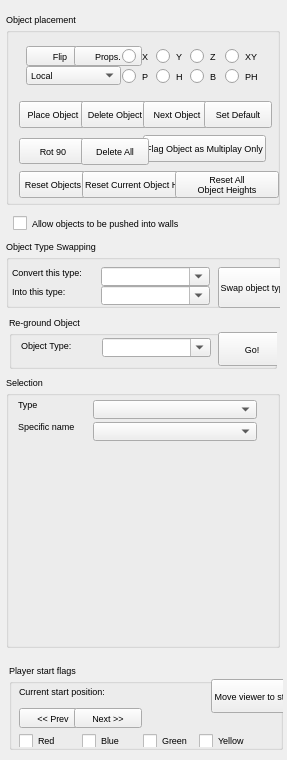
<?xml version="1.0"?>
<ui version="4.0">
  <class>ObjectKeypad</class>
  <widget class="QDialog" name="IDD_OBJECTKEYPAD">
    <property name="geometry">
      <rect>
        <x>0</x>
        <y>0</y>
        <width>287</width>
        <height>760</height>
      </rect>
    </property>
    <property name="font">
      <font>
        <family>Liberation Sans</family>
        <pointsize>7</pointsize>
        <bold>false</bold>
        <italic>false</italic>
      </font>
    </property>
    <property name="enabled">
      <bool>true</bool>
    </property>
    <widget class="QGroupBox" name="IDC_OBJECTPAD_GROUP">
      <property name="geometry">
        <rect>
          <x>6</x>
          <y>13</y>
          <width>274</width>
          <height>192</height>
        </rect>
      </property>
      <property name="title">
        <string>Object placement</string>
      </property>
      <property name="visible">
        <bool>true</bool>
      </property>
      <property name="enabled">
        <bool>true</bool>
      </property>
      <property name="flat">
        <bool>false</bool>
      </property>
      <widget class="QLabel" name="IDC_STATIC">
        <property name="geometry">
          <rect>
            <x>6</x>
            <y>26</y>
            <width>260</width>
            <height>55</height>
          </rect>
        </property>
        <property name="visible">
          <bool>true</bool>
        </property>
        <property name="enabled">
          <bool>true</bool>
        </property>
        <property name="alignment">
          <set>Qt::AlignRight</set>
        </property>
      </widget>
      <widget class="QPushButton" name="IDC_OBJPAD_FLIPOBJ">
        <property name="geometry">
          <rect>
            <x>20</x>
            <y>33</y>
            <width>68</width>
            <height>20</height>
          </rect>
        </property>
        <property name="text">
          <string>Flip</string>
        </property>
        <property name="visible">
          <bool>true</bool>
        </property>
        <property name="enabled">
          <bool>true</bool>
        </property>
        <property name="default">
          <bool>false</bool>
        </property>
        <property name="autoDefault">
          <bool>false</bool>
        </property>
      </widget>
      <widget class="QPushButton" name="IDC_OBJPAD_PROPERTIES">
        <property name="geometry">
          <rect>
            <x>68</x>
            <y>33</y>
            <width>68</width>
            <height>20</height>
          </rect>
        </property>
        <property name="text">
          <string>Props.</string>
        </property>
        <property name="visible">
          <bool>true</bool>
        </property>
        <property name="enabled">
          <bool>true</bool>
        </property>
        <property name="default">
          <bool>false</bool>
        </property>
        <property name="autoDefault">
          <bool>false</bool>
        </property>
      </widget>
      <widget class="QRadioButton" name="IDC_OBJMOVEX">
        <property name="geometry">
          <rect>
            <x>116</x>
            <y>33</y>
            <width>34</width>
            <height>20</height>
          </rect>
        </property>
        <property name="text">
          <string>X</string>
        </property>
        <property name="visible">
          <bool>true</bool>
        </property>
        <property name="enabled">
          <bool>true</bool>
        </property>
      </widget>
      <widget class="QRadioButton" name="IDC_OBJMOVEY">
        <property name="geometry">
          <rect>
            <x>150</x>
            <y>33</y>
            <width>34</width>
            <height>20</height>
          </rect>
        </property>
        <property name="text">
          <string>Y</string>
        </property>
        <property name="visible">
          <bool>true</bool>
        </property>
        <property name="enabled">
          <bool>true</bool>
        </property>
      </widget>
      <widget class="QRadioButton" name="IDC_OBJMOVEZ">
        <property name="geometry">
          <rect>
            <x>184</x>
            <y>33</y>
            <width>34</width>
            <height>20</height>
          </rect>
        </property>
        <property name="text">
          <string>Z</string>
        </property>
        <property name="visible">
          <bool>true</bool>
        </property>
        <property name="enabled">
          <bool>true</bool>
        </property>
      </widget>
      <widget class="QRadioButton" name="IDC_OBJMOVEXY">
        <property name="geometry">
          <rect>
            <x>219</x>
            <y>33</y>
            <width>34</width>
            <height>20</height>
          </rect>
        </property>
        <property name="text">
          <string>XY</string>
        </property>
        <property name="visible">
          <bool>true</bool>
        </property>
        <property name="enabled">
          <bool>true</bool>
        </property>
      </widget>
      <widget class="QComboBox" name="IDC_COORDSYS_SELECT">
        <property name="maxVisibleItems">
          <number>3</number>
        </property>
        <property name="geometry">
          <rect>
            <x>20</x>
            <y>53</y>
            <width>95</width>
            <height>19</height>
          </rect>
        </property>
        <property name="visible">
          <bool>true</bool>
        </property>
        <property name="enabled">
          <bool>true</bool>
        </property>
        <property name="editable">
          <bool>false</bool>
        </property>
        <item>
          <property name="text">
            <string>Local</string>
          </property>
        </item>
        <item>
          <property name="text">
            <string>Viewer</string>
          </property>
        </item>
        <item>
          <property name="text">
            <string>World</string>
          </property>
        </item>
      </widget>
      <widget class="QRadioButton" name="IDC_OBJMOVEP">
        <property name="geometry">
          <rect>
            <x>116</x>
            <y>53</y>
            <width>34</width>
            <height>20</height>
          </rect>
        </property>
        <property name="text">
          <string>P</string>
        </property>
        <property name="visible">
          <bool>true</bool>
        </property>
        <property name="enabled">
          <bool>true</bool>
        </property>
      </widget>
      <widget class="QRadioButton" name="IDC_OBJMOVEH">
        <property name="geometry">
          <rect>
            <x>150</x>
            <y>53</y>
            <width>34</width>
            <height>20</height>
          </rect>
        </property>
        <property name="text">
          <string>H</string>
        </property>
        <property name="visible">
          <bool>true</bool>
        </property>
        <property name="enabled">
          <bool>true</bool>
        </property>
      </widget>
      <widget class="QRadioButton" name="IDC_OBJMOVEB">
        <property name="geometry">
          <rect>
            <x>184</x>
            <y>53</y>
            <width>34</width>
            <height>20</height>
          </rect>
        </property>
        <property name="text">
          <string>B</string>
        </property>
        <property name="visible">
          <bool>true</bool>
        </property>
        <property name="enabled">
          <bool>true</bool>
        </property>
      </widget>
      <widget class="QRadioButton" name="IDC_OBJMOVEPH">
        <property name="geometry">
          <rect>
            <x>219</x>
            <y>53</y>
            <width>34</width>
            <height>20</height>
          </rect>
        </property>
        <property name="text">
          <string>PH</string>
        </property>
        <property name="visible">
          <bool>true</bool>
        </property>
        <property name="enabled">
          <bool>true</bool>
        </property>
      </widget>
      <widget class="QPushButton" name="IDC_OBJPAD_PLACEOBJ">
        <property name="geometry">
          <rect>
            <x>13</x>
            <y>88</y>
            <width>68</width>
            <height>27</height>
          </rect>
        </property>
        <property name="text">
          <string>Place Object</string>
        </property>
        <property name="visible">
          <bool>true</bool>
        </property>
        <property name="enabled">
          <bool>true</bool>
        </property>
        <property name="default">
          <bool>false</bool>
        </property>
        <property name="autoDefault">
          <bool>false</bool>
        </property>
      </widget>
      <widget class="QPushButton" name="IDC_OBJ_DELOBJ">
        <property name="geometry">
          <rect>
            <x>75</x>
            <y>88</y>
            <width>68</width>
            <height>27</height>
          </rect>
        </property>
        <property name="text">
          <string>Delete Object</string>
        </property>
        <property name="visible">
          <bool>true</bool>
        </property>
        <property name="enabled">
          <bool>true</bool>
        </property>
        <property name="default">
          <bool>false</bool>
        </property>
        <property name="autoDefault">
          <bool>false</bool>
        </property>
      </widget>
      <widget class="QPushButton" name="IDC_OBJPAD_NEXTOBJ">
        <property name="geometry">
          <rect>
            <x>137</x>
            <y>88</y>
            <width>68</width>
            <height>27</height>
          </rect>
        </property>
        <property name="text">
          <string>Next Object</string>
        </property>
        <property name="visible">
          <bool>true</bool>
        </property>
        <property name="enabled">
          <bool>true</bool>
        </property>
        <property name="default">
          <bool>false</bool>
        </property>
        <property name="autoDefault">
          <bool>false</bool>
        </property>
      </widget>
      <widget class="QPushButton" name="IDC_OBJPAD_SETDEFAULT">
        <property name="geometry">
          <rect>
            <x>198</x>
            <y>88</y>
            <width>68</width>
            <height>27</height>
          </rect>
        </property>
        <property name="text">
          <string>Set Default</string>
        </property>
        <property name="visible">
          <bool>true</bool>
        </property>
        <property name="enabled">
          <bool>true</bool>
        </property>
        <property name="default">
          <bool>false</bool>
        </property>
        <property name="autoDefault">
          <bool>false</bool>
        </property>
      </widget>
      <widget class="QPushButton" name="IDC_OBJPAD_FLAGOBJMULTI">
        <property name="geometry">
          <rect>
            <x>137</x>
            <y>122</y>
            <width>123</width>
            <height>27</height>
          </rect>
        </property>
        <property name="text">
          <string>Flag Object as Multiplay Only</string>
        </property>
        <property name="visible">
          <bool>true</bool>
        </property>
        <property name="enabled">
          <bool>true</bool>
        </property>
        <property name="default">
          <bool>false</bool>
        </property>
        <property name="autoDefault">
          <bool>false</bool>
        </property>
      </widget>
      <widget class="QPushButton" name="IDC_OBJ_ROT90">
        <property name="geometry">
          <rect>
            <x>13</x>
            <y>125</y>
            <width>68</width>
            <height>26</height>
          </rect>
        </property>
        <property name="text">
          <string>Rot 90</string>
        </property>
        <property name="visible">
          <bool>true</bool>
        </property>
        <property name="enabled">
          <bool>true</bool>
        </property>
        <property name="default">
          <bool>false</bool>
        </property>
        <property name="autoDefault">
          <bool>false</bool>
        </property>
      </widget>
      <widget class="QPushButton" name="IDC_OBJPAD_DELETEALL">
        <property name="geometry">
          <rect>
            <x>75</x>
            <y>125</y>
            <width>68</width>
            <height>27</height>
          </rect>
        </property>
        <property name="text">
          <string>Delete All</string>
        </property>
        <property name="visible">
          <bool>true</bool>
        </property>
        <property name="enabled">
          <bool>true</bool>
        </property>
        <property name="default">
          <bool>false</bool>
        </property>
        <property name="autoDefault">
          <bool>false</bool>
        </property>
      </widget>
      <widget class="QPushButton" name="IDC_RESET_OBJECTS">
        <property name="geometry">
          <rect>
            <x>13</x>
            <y>158</y>
            <width>68</width>
            <height>27</height>
          </rect>
        </property>
        <property name="text">
          <string>Reset Objects</string>
        </property>
        <property name="visible">
          <bool>true</bool>
        </property>
        <property name="enabled">
          <bool>true</bool>
        </property>
        <property name="default">
          <bool>false</bool>
        </property>
        <property name="autoDefault">
          <bool>false</bool>
        </property>
      </widget>
      <widget class="QPushButton" name="IDC_OBJPAD_RESET_CUROBJ_HEIGHT">
        <property name="geometry">
          <rect>
            <x>76</x>
            <y>158</y>
            <width>119</width>
            <height>27</height>
          </rect>
        </property>
        <property name="text">
          <string>Reset Current Object Height</string>
        </property>
        <property name="visible">
          <bool>true</bool>
        </property>
        <property name="enabled">
          <bool>true</bool>
        </property>
        <property name="default">
          <bool>false</bool>
        </property>
        <property name="autoDefault">
          <bool>false</bool>
        </property>
      </widget>
      <widget class="QPushButton" name="IDC_OBJPAD_RESET_ALL_OBJ_HEIGHTS">
        <property name="geometry">
          <rect>
            <x>169</x>
            <y>158</y>
            <width>104</width>
            <height>27</height>
          </rect>
        </property>
        <property name="text">
          <string>Reset All
Object Heights</string>
        </property>
        <property name="visible">
          <bool>true</bool>
        </property>
        <property name="enabled">
          <bool>true</bool>
        </property>
        <property name="default">
          <bool>false</bool>
        </property>
        <property name="autoDefault">
          <bool>false</bool>
        </property>
      </widget>
    </widget>
    <widget class="QGroupBox" name="IDC_STATIC_2">
      <property name="geometry">
        <rect>
          <x>6</x>
          <y>240</y>
          <width>274</width>
          <height>68</height>
        </rect>
      </property>
      <property name="title">
        <string>Object Type Swapping</string>
      </property>
      <property name="visible">
        <bool>true</bool>
      </property>
      <property name="enabled">
        <bool>true</bool>
      </property>
      <property name="flat">
        <bool>false</bool>
      </property>
      <widget class="QLabel" name="IDC_STATIC_3">
        <property name="geometry">
          <rect>
            <x>6</x>
            <y>27</y>
            <width>89</width>
            <height>13</height>
          </rect>
        </property>
        <property name="text">
          <string>Convert this type:</string>
        </property>
        <property name="visible">
          <bool>true</bool>
        </property>
        <property name="enabled">
          <bool>true</bool>
        </property>
        <property name="alignment">
          <set>Qt::AlignLeft</set>
        </property>
      </widget>
      <widget class="QComboBox" name="IDC_SWAP_SOURCE_COMBO">
        <property name="maxVisibleItems">
          <number>6</number>
        </property>
        <property name="geometry">
          <rect>
            <x>95</x>
            <y>27</y>
            <width>109</width>
            <height>19</height>
          </rect>
        </property>
        <property name="visible">
          <bool>true</bool>
        </property>
        <property name="enabled">
          <bool>true</bool>
        </property>
        <property name="editable">
          <bool>true</bool>
        </property>
      </widget>
      <widget class="QPushButton" name="IDC_OBJECT_SWAP_BUTTON">
        <property name="geometry">
          <rect>
            <x>212</x>
            <y>27</y>
            <width>78</width>
            <height>41</height>
          </rect>
        </property>
        <property name="text">
          <string>Swap object types</string>
        </property>
        <property name="visible">
          <bool>true</bool>
        </property>
        <property name="enabled">
          <bool>true</bool>
        </property>
        <property name="default">
          <bool>false</bool>
        </property>
        <property name="autoDefault">
          <bool>false</bool>
        </property>
      </widget>
      <widget class="QLabel" name="IDC_STATIC_4">
        <property name="geometry">
          <rect>
            <x>6</x>
            <y>46</y>
            <width>68</width>
            <height>13</height>
          </rect>
        </property>
        <property name="text">
          <string>Into this type:</string>
        </property>
        <property name="visible">
          <bool>true</bool>
        </property>
        <property name="enabled">
          <bool>true</bool>
        </property>
        <property name="alignment">
          <set>Qt::AlignLeft</set>
        </property>
      </widget>
      <widget class="QComboBox" name="IDC_SWAP_DEST_COMBO">
        <property name="maxVisibleItems">
          <number>6</number>
        </property>
        <property name="geometry">
          <rect>
            <x>95</x>
            <y>46</y>
            <width>109</width>
            <height>19</height>
          </rect>
        </property>
        <property name="visible">
          <bool>true</bool>
        </property>
        <property name="enabled">
          <bool>true</bool>
        </property>
        <property name="editable">
          <bool>true</bool>
        </property>
      </widget>
    </widget>
    <widget class="QGroupBox" name="IDC_STATIC_5">
      <property name="geometry">
        <rect>
          <x>9</x>
          <y>316</y>
          <width>268</width>
          <height>53</height>
        </rect>
      </property>
      <property name="title">
        <string>Re-ground Object</string>
      </property>
      <property name="visible">
        <bool>true</bool>
      </property>
      <property name="enabled">
        <bool>true</bool>
      </property>
      <property name="flat">
        <bool>false</bool>
      </property>
      <widget class="QPushButton" name="IDC_REGROUND_BUTTON">
        <property name="geometry">
          <rect>
            <x>209</x>
            <y>16</y>
            <width>68</width>
            <height>34</height>
          </rect>
        </property>
        <property name="text">
          <string>Go!</string>
        </property>
        <property name="visible">
          <bool>true</bool>
        </property>
        <property name="enabled">
          <bool>true</bool>
        </property>
        <property name="default">
          <bool>false</bool>
        </property>
        <property name="autoDefault">
          <bool>false</bool>
        </property>
      </widget>
      <widget class="QComboBox" name="IDC_REGROUND_COMBO">
        <property name="maxVisibleItems">
          <number>6</number>
        </property>
        <property name="geometry">
          <rect>
            <x>93</x>
            <y>22</y>
            <width>109</width>
            <height>19</height>
          </rect>
        </property>
        <property name="visible">
          <bool>true</bool>
        </property>
        <property name="enabled">
          <bool>true</bool>
        </property>
        <property name="editable">
          <bool>true</bool>
        </property>
      </widget>
      <widget class="QLabel" name="IDC_STATIC_6">
        <property name="geometry">
          <rect>
            <x>12</x>
            <y>24</y>
            <width>67</width>
            <height>17</height>
          </rect>
        </property>
        <property name="text">
          <string>Object Type:</string>
        </property>
        <property name="visible">
          <bool>true</bool>
        </property>
        <property name="enabled">
          <bool>true</bool>
        </property>
        <property name="alignment">
          <set>Qt::AlignLeft</set>
        </property>
      </widget>
    </widget>
    <widget class="QGroupBox" name="IDC_OBJECT_GROUP">
      <property name="geometry">
        <rect>
          <x>6</x>
          <y>376</y>
          <width>274</width>
          <height>272</height>
        </rect>
      </property>
      <property name="title">
        <string>Selection</string>
      </property>
      <property name="visible">
        <bool>true</bool>
      </property>
      <property name="enabled">
        <bool>true</bool>
      </property>
      <property name="flat">
        <bool>false</bool>
      </property>
      <widget class="QLabel" name="IDC_STATIC_7">
        <property name="geometry">
          <rect>
            <x>12</x>
            <y>23</y>
            <width>28</width>
            <height>12</height>
          </rect>
        </property>
        <property name="text">
          <string>Type</string>
        </property>
        <property name="visible">
          <bool>true</bool>
        </property>
        <property name="enabled">
          <bool>true</bool>
        </property>
        <property name="alignment">
          <set>Qt::AlignLeft</set>
        </property>
      </widget>
      <widget class="QComboBox" name="IDC_COMBO_OBJTYPE">
        <property name="maxVisibleItems">
          <number>23</number>
        </property>
        <property name="geometry">
          <rect>
            <x>87</x>
            <y>24</y>
            <width>164</width>
            <height>19</height>
          </rect>
        </property>
        <property name="visible">
          <bool>true</bool>
        </property>
        <property name="enabled">
          <bool>true</bool>
        </property>
        <property name="editable">
          <bool>false</bool>
        </property>
      </widget>
      <widget class="QLabel" name="IDC_STATIC_8">
        <property name="geometry">
          <rect>
            <x>12</x>
            <y>45</y>
            <width>68</width>
            <height>12</height>
          </rect>
        </property>
        <property name="text">
          <string>Specific name</string>
        </property>
        <property name="visible">
          <bool>true</bool>
        </property>
        <property name="enabled">
          <bool>true</bool>
        </property>
        <property name="alignment">
          <set>Qt::AlignLeft</set>
        </property>
      </widget>
      <widget class="QComboBox" name="IDC_COMBO_OBJID">
        <property name="maxVisibleItems">
          <number>20</number>
        </property>
        <property name="geometry">
          <rect>
            <x>87</x>
            <y>46</y>
            <width>164</width>
            <height>19</height>
          </rect>
        </property>
        <property name="visible">
          <bool>true</bool>
        </property>
        <property name="enabled">
          <bool>true</bool>
        </property>
        <property name="editable">
          <bool>false</bool>
        </property>
      </widget>
      <widget class="QLabel" name="IDC_OBJ_PALETTE">
        <property name="geometry">
          <rect>
            <x>6</x>
            <y>71</y>
            <width>257</width>
            <height>199</height>
          </rect>
        </property>
        <property name="visible">
          <bool>true</bool>
        </property>
        <property name="enabled">
          <bool>true</bool>
        </property>
        <property name="alignment">
          <set>Qt::AlignHCenter</set>
        </property>
      </widget>
    </widget>
    <widget class="QGroupBox" name="IDC_STATIC_9">
      <property name="geometry">
        <rect>
          <x>9</x>
          <y>664</y>
          <width>274</width>
          <height>86</height>
        </rect>
      </property>
      <property name="title">
        <string>Player start flags</string>
      </property>
      <property name="visible">
        <bool>true</bool>
      </property>
      <property name="enabled">
        <bool>true</bool>
      </property>
      <property name="flat">
        <bool>false</bool>
      </property>
      <widget class="QPushButton" name="IDC_JUMP_TO_START_POS">
        <property name="geometry">
          <rect>
            <x>202</x>
            <y>15</y>
            <width>121</width>
            <height>34</height>
          </rect>
        </property>
        <property name="text">
          <string>Move viewer to start position</string>
        </property>
        <property name="visible">
          <bool>true</bool>
        </property>
        <property name="enabled">
          <bool>true</bool>
        </property>
        <property name="default">
          <bool>false</bool>
        </property>
        <property name="autoDefault">
          <bool>false</bool>
        </property>
      </widget>
      <widget class="QLabel" name="IDC_START_POS_TEXT">
        <property name="geometry">
          <rect>
            <x>10</x>
            <y>22</y>
            <width>130</width>
            <height>13</height>
          </rect>
        </property>
        <property name="text">
          <string>Current start position:</string>
        </property>
        <property name="visible">
          <bool>true</bool>
        </property>
        <property name="enabled">
          <bool>true</bool>
        </property>
        <property name="alignment">
          <set>Qt::AlignLeft</set>
        </property>
      </widget>
      <widget class="QPushButton" name="IDC_PREV_START_POSITON">
        <property name="geometry">
          <rect>
            <x>10</x>
            <y>44</y>
            <width>68</width>
            <height>20</height>
          </rect>
        </property>
        <property name="text">
          <string>&lt;&lt; Prev</string>
        </property>
        <property name="visible">
          <bool>true</bool>
        </property>
        <property name="enabled">
          <bool>true</bool>
        </property>
        <property name="default">
          <bool>false</bool>
        </property>
        <property name="autoDefault">
          <bool>false</bool>
        </property>
      </widget>
      <widget class="QPushButton" name="IDC_NEXT_START_POS">
        <property name="geometry">
          <rect>
            <x>65</x>
            <y>44</y>
            <width>68</width>
            <height>20</height>
          </rect>
        </property>
        <property name="text">
          <string>Next &gt;&gt;</string>
        </property>
        <property name="visible">
          <bool>true</bool>
        </property>
        <property name="enabled">
          <bool>true</bool>
        </property>
        <property name="default">
          <bool>false</bool>
        </property>
        <property name="autoDefault">
          <bool>false</bool>
        </property>
      </widget>
      <widget class="QCheckBox" name="IDC_RED_CHECK">
        <property name="geometry">
          <rect>
            <x>10</x>
            <y>70</y>
            <width>41</width>
            <height>13</height>
          </rect>
        </property>
        <property name="text">
          <string>Red</string>
        </property>
        <property name="visible">
          <bool>true</bool>
        </property>
        <property name="enabled">
          <bool>true</bool>
        </property>
      </widget>
      <widget class="QCheckBox" name="IDC_BLUE_CHECK">
        <property name="geometry">
          <rect>
            <x>73</x>
            <y>70</y>
            <width>41</width>
            <height>13</height>
          </rect>
        </property>
        <property name="text">
          <string>Blue</string>
        </property>
        <property name="visible">
          <bool>true</bool>
        </property>
        <property name="enabled">
          <bool>true</bool>
        </property>
      </widget>
      <widget class="QCheckBox" name="IDC_GREEN_CHECK">
        <property name="geometry">
          <rect>
            <x>134</x>
            <y>70</y>
            <width>54</width>
            <height>13</height>
          </rect>
        </property>
        <property name="text">
          <string>Green</string>
        </property>
        <property name="visible">
          <bool>true</bool>
        </property>
        <property name="enabled">
          <bool>true</bool>
        </property>
      </widget>
      <widget class="QCheckBox" name="IDC_YELLOW_CHECK">
        <property name="geometry">
          <rect>
            <x>190</x>
            <y>70</y>
            <width>54</width>
            <height>13</height>
          </rect>
        </property>
        <property name="text">
          <string>Yellow</string>
        </property>
        <property name="visible">
          <bool>true</bool>
        </property>
        <property name="enabled">
          <bool>true</bool>
        </property>
      </widget>
    </widget>
    <widget class="QCheckBox" name="IDC_OBJECT_PUSHTHROUGHWALLS">
      <property name="geometry">
        <rect>
          <x>13</x>
          <y>213</y>
          <width>260</width>
          <height>20</height>
        </rect>
      </property>
      <property name="text">
        <string>Allow objects to be pushed into walls</string>
      </property>
      <property name="visible">
        <bool>true</bool>
      </property>
      <property name="enabled">
        <bool>true</bool>
      </property>
    </widget>
  </widget>
</ui>
